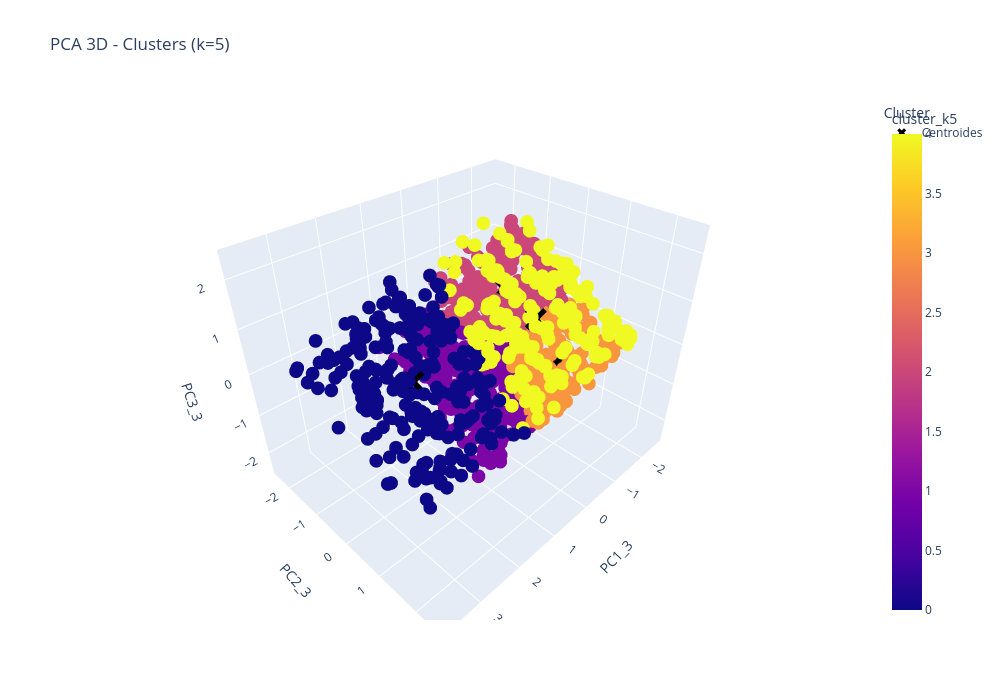

The notebook cell saved with this chart:
### Markdown cell above
Código para gráficos (PCA 2D, t‑SNE 2D y PCA 3D interactivo)

### Code cell
# A. PCA 2D con matplotlib/seaborn
plt.figure(figsize=(8,6))
sns.scatterplot(data=df, x="PC1", y="PC2", hue="cluster_k5", palette="tab10", s=40, alpha=0.8)
plt.title("PCA 2D - Clusters (k=5)")
plt.xlabel("PC1")
plt.ylabel("PC2")
plt.legend(title="Cluster", bbox_to_anchor=(1,1))
plt.tight_layout()
plt.show()

# B. t-SNE 2D
plt.figure(figsize=(8,6))
sns.scatterplot(data=df, x="TSNE1", y="TSNE2", hue="cluster_k5", palette="tab10", s=40, alpha=0.8)
plt.title("t-SNE 2D - Clusters (k=5)")
plt.xlabel("t-SNE 1")
plt.ylabel("t-SNE 2")
plt.legend(title="Cluster", bbox_to_anchor=(1,1))
plt.tight_layout()
plt.show()

# C. PCA 3D interactivo con Plotly (centroides proyectados)
# Centroides en espacio preprocesado
kmeans = pipeline.named_steps["kmeans"]
centroids = kmeans.cluster_centers_
centroids_pca3 = pca3.transform(centroids)

fig = px.scatter_3d(df, x="PC1_3", y="PC2_3", z="PC3_3",
                    color="cluster_k5", hover_data=["Invoice ID","Total","Product line"],
                    title="PCA 3D - Clusters (k=5)")
fig.add_trace(go.Scatter3d(x=centroids_pca3[:,0], y=centroids_pca3[:,1], z=centroids_pca3[:,2],
                           mode="markers", marker=dict(size=8, color="black", symbol="x"),
                           name="Centroides"))
fig.update_layout(width=1000, height=700, legend_title_text="Cluster")
fig.show()

### Figure 1 — Plotly figure (JSON) as saved in the notebook; plotly's stock layout.template omitted (floating-point values rounded to 4 significant figures; data arrays with more than 128 entries replaced by an {"elided": "..."} marker saying what was removed)
{"data": [{"customdata": {"elided": "1000x3 mixed values"}, "hovertemplate": "PC1_3=%{x}<br>PC2_3=%{y}<br>PC3_3=%{z}<br>Invoice ID=%{customdata[0]}<br>Total=%{customdata[1]}<br>Product line=%{customdata[2]}<br>cluster_k5=%{marker.color}<extra></extra>", "legendgroup": "", "marker": {"color": {"elided": "1000 int values"}, "coloraxis": "coloraxis", "symbol": "circle"}, "mode": "markers", "name": "", "scene": "scene", "showlegend": false, "type": "scatter3d", "x": {"elided": "1000 float values"}, "y": {"elided": "1000 float values"}, "z": {"elided": "1000 float values"}}, {"marker": {"color": "black", "size": 8, "symbol": "x"}, "mode": "markers", "name": "Centroides", "type": "scatter3d", "x": [1.993, 0.1173, -1.229, -1.295, -0.1811], "y": [-0.07148, -0.5178, -0.8185, 0.6843, 0.9114], "z": [0.1696, -1.1, 0.5436, -0.6465, 0.9817]}], "layout": {"coloraxis": {"colorbar": {"title": {"text": "cluster_k5"}}, "colorscale": [[0, "#0d0887"], [0.1111, "#46039f"], [0.2222, "#7201a8"], [0.3333, "#9c179e"], [0.4444, "#bd3786"], [0.5556, "#d8576b"], [0.6667, "#ed7953"], [0.7778, "#fb9f3a"], [0.8889, "#fdca26"], [1, "#f0f921"]]}, "height": 700, "legend": {"title": {"text": "Cluster"}, "tracegroupgap": 0}, "scene": {"domain": {"x": [0, 1], "y": [0, 1]}, "xaxis": {"title": {"text": "PC1_3"}}, "yaxis": {"title": {"text": "PC2_3"}}, "zaxis": {"title": {"text": "PC3_3"}}}, "title": {"text": "PCA 3D - Clusters (k=5)"}, "width": 1000}}
